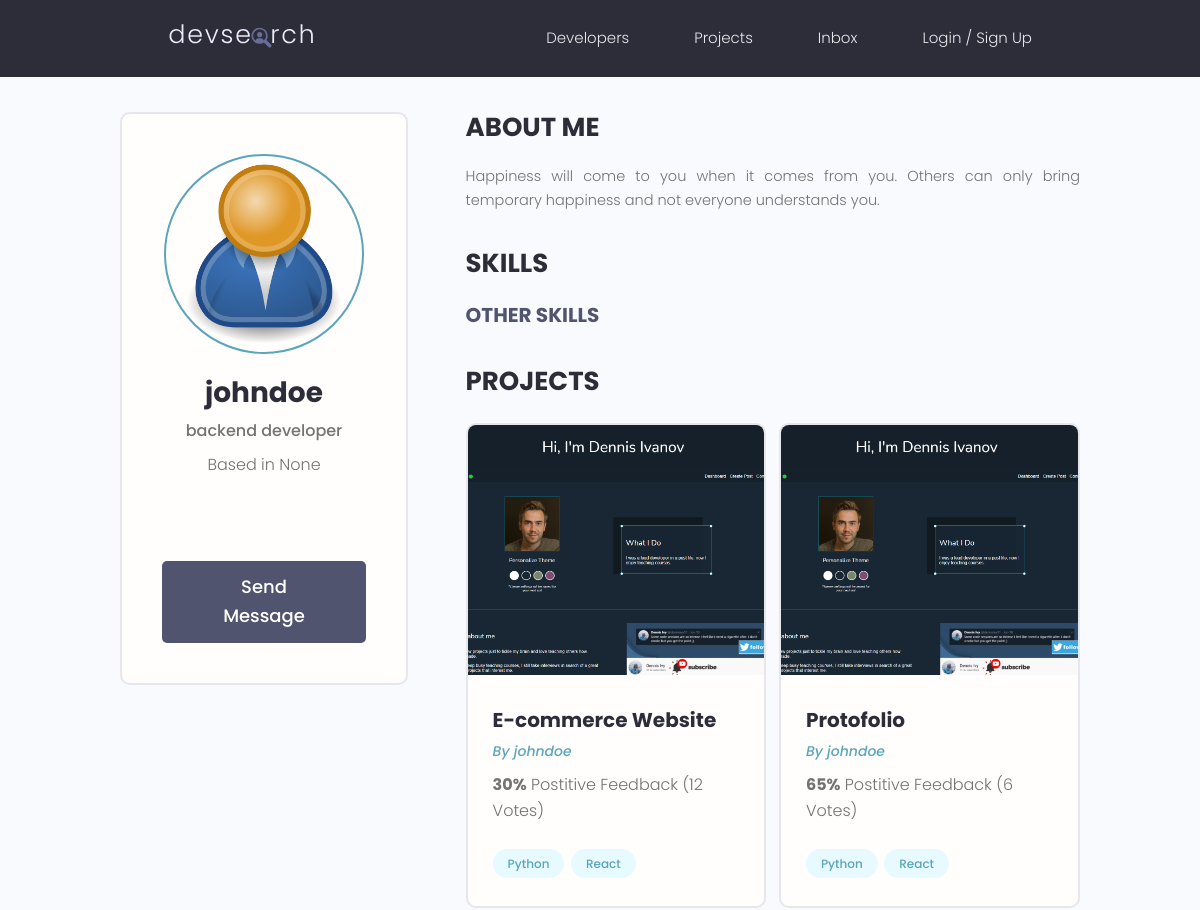
The page /profile/498972e2-1d82-486c-928c-e426714fe955 (upper part) on the database as committed earlier.
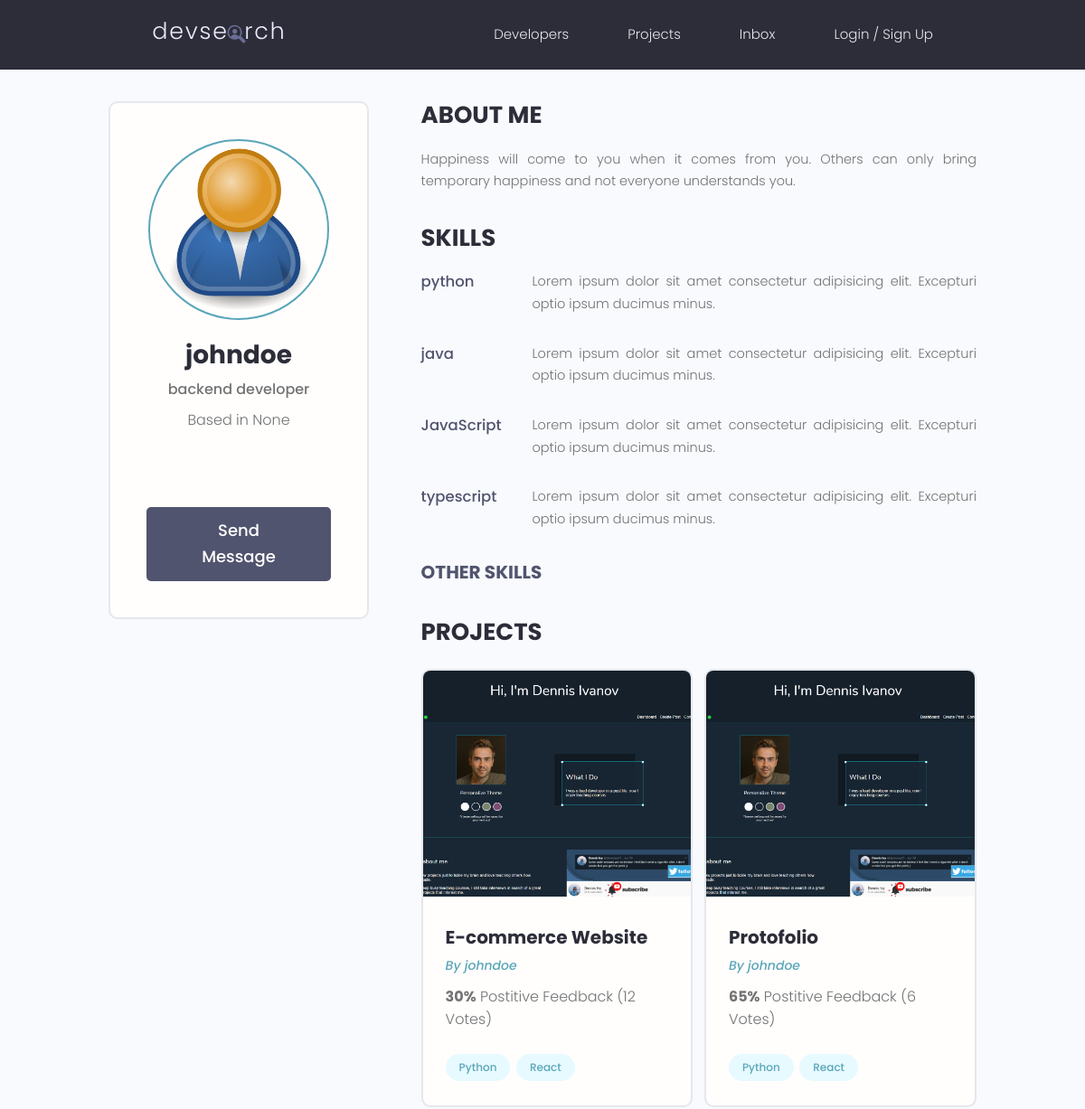
The same page on the database as committed later.
### projects/models.py (models this page shows, shortened)
class Project(models.Model):
    title = models.CharField(max_length=200)
    owner = models.ForeignKey(Profile,null=True,blank=True,
                              on_delete=models.SET_NULL)
    description = models.TextField(null=True,blank=True)
    featured_image = models.ImageField(
        null=True, blank=True, default="default.jpg")
    demo_link = models.CharField(max_length=2000,null=True,blank=True)
    source_link = models.CharField(max_length=2000,null=True,blank=True)
    tags = models.ManyToManyField('Tag',blank=True)
    vote_total = models.IntegerField(default=0,null=True,blank=True)
    vote_ratio = models.IntegerField(default=0,null=True,blank=True)
    created = models.DateTimeField(auto_now_add=True)
    id = models.UUIDField(default=uuid.uuid4,unique=True,primary_key=True,editable=False)

class Tag(models.Model):
    name = models.CharField(max_length=200)
    created = models.DateTimeField(auto_now_add=True)
    id = models.UUIDField(default=uuid.uuid4,unique=True,
                          primary_key=True, editable=False)
    def __str__(self):
        return  self.name

### users/models.py (models this page shows, shortened)
class Profile(models.Model):
    user =  models.OneToOneField(
        User,on_delete=models.CASCADE,null=True,blank=True)
    name = models.CharField(max_length=200,blank=True,null=True)
    email = models.EmailField(max_length=500,blank=True,null=True)
    username = models.CharField(max_length=200,blank=True,null=True)
    short_intro =  models.CharField(max_length=200,blank=True,null=True)
    bio = models.TextField(blank=True,null=True)
    profile_image = models.ImageField(
        default='profiles/user-default.png',null=True,blank=True,upload_to='profiles/')
    social_github = models.CharField(max_length=200,blank=True,null=True)
    social_twitter = models.CharField(max_length=200,blank=True,null=True)
    social_linkedin = models.CharField(max_length=200,blank=True,null=True)
    social_youtube = models.CharField(max_length=200,blank=True,null=True)
    social_website = models.CharField(max_length=200,blank=True,null=True)
    created = models.DateTimeField(auto_now_add=True)
    id = models.UUIDField(default=uuid.uuid4,unique=True,primary_key=True,editable=False)
    location = models.CharField(max_length=200,blank=True,null=True)
    def __str__(self):
        return str(self.user.username)

class Skill(models.Model):
    owner = models.ForeignKey(Profile,on_delete=models.CASCADE,null=True,blank=True)
    name = models.CharField(max_length=200,blank=True,null=True)
    description = models.TextField(null=True,blank=True)
    created = models.DateTimeField(auto_now_add=True)
    id = models.UUIDField(default=uuid.uuid4,unique=True,primary_key=True,editable=False)

### users/views.py (the view)
# urls.py: path('profile/<str:pk>',views.userProfile,name='user-profile'),
def userProfile(request, pk):
    profile = Profile.objects.get(id=pk)
    topSkills = profile.skill_set.exclude(description__exact="")
    otherSkills = profile.skill_set.filter(description="")
    context = {'profile': profile, 'topSkills': topSkills,
               "otherSkills": otherSkills}
    return render(request, 'users/user-profile.html', context)

### users/templates/users/user-profile.html (shortened to what this page needs)
{% extends 'main.html' %}
{% block content %}
  <main class="profile my-md">
    <div class="container">
      <div class="layout">
        <div class="column column--1of3">
          <div class="card text-center">
            <div class="card__body dev">
              <img class="avatar avatar--xl" src="{{profile.profile_image.url}}" />
              <h2 class="dev__name">{{profile.name}}</h2>
              <p class="dev__title">{{profile.short_intro}}</p>
              <p class="dev__location">Based in {{profile.location}}</p>
              <ul class="dev__social">
              </ul>
              <a href="#" class="btn btn--sub btn--lg">Send Message </a>
            </div>
          </div>
        </div>
        <div class="column column--2of3">
          <div class="devInfo">
            <h3 class="devInfo__title">About Me</h3>
            <p class="devInfo__about">
              {{profile.bio}}
            </p>
          </div>
          <div class="devInfo">
            <h3 class="devInfo__title">Skills</h3>
            <div class="devInfo__skills">
              {% for skill in topSkills %}
              <div class="devSkill">
                <h4 class="devSkill__title">{{skill.name}}</h4>
                <p class="devSkill__info">
                {{skill.description}}
                </p>
              </div>
              {% endfor %}
              <h3 class="devInfo__subtitle">Other Skills</h3>
            </div>
          </div>
          <div class="devInfo">
            <h3 class="devInfo__title">Projects</h3>
            <div class="grid grid--two">
              {% for project in profile.project_set.all %}
              <div class="column">
                <div class="card project">
                  <a href="{% url 'project' project.id %}" class="project">
                    <img class="project__thumbnail" src="{{project.featured_image.url}}" alt="project thumbnail" />
                    <div class="card__body">
                      <h3 class="project__title">{{project.title}}</h3>
                      <p><a class="project__author" href="{% url 'user-profile' project.owner.id %}">By {{project.owner}}</a></p>
                      <p class="project--rating">
                        <span style="font-weight: bold;">{{project.vote_ratio}}%</span> Postitive
                        Feedback ({{project.vote_total}} Vote{{project.vote_total|pluralize:"s"}})
                      </p>
                      <div class="project__tags">
                          {% for tag in project.tags.all %}
                              <span class="tag tag--pill tag--main">
                                  <small>{{ tag }}</small>
                              </span>
                          {% endfor %}
                      </div>
                    </div>
                  </a>
                </div>
              </div>
              {% endfor %}
            </div>
          </div>
        </div>
      </div>
    </div>
  </main>
{% endblock content %}

Rows that differ between the two databases and show on the page:
added Skill: name "python", description "Lorem ipsum dolor sit amet consectetur adipisicing elit. Excepturi optio ipsum ducimus minus."
added Skill: name "java", description "Lorem ipsum dolor sit amet consectetur adipisicing elit. Excepturi optio ipsum ducimus minus."
added Skill: name "JavaScript", description "Lorem ipsum dolor sit amet consectetur adipisicing elit. Excepturi optio ipsum ducimus minus."
added Skill: name "typescript", description "Lorem ipsum dolor sit amet consectetur adipisicing elit. Excepturi optio ipsum ducimus minus."
